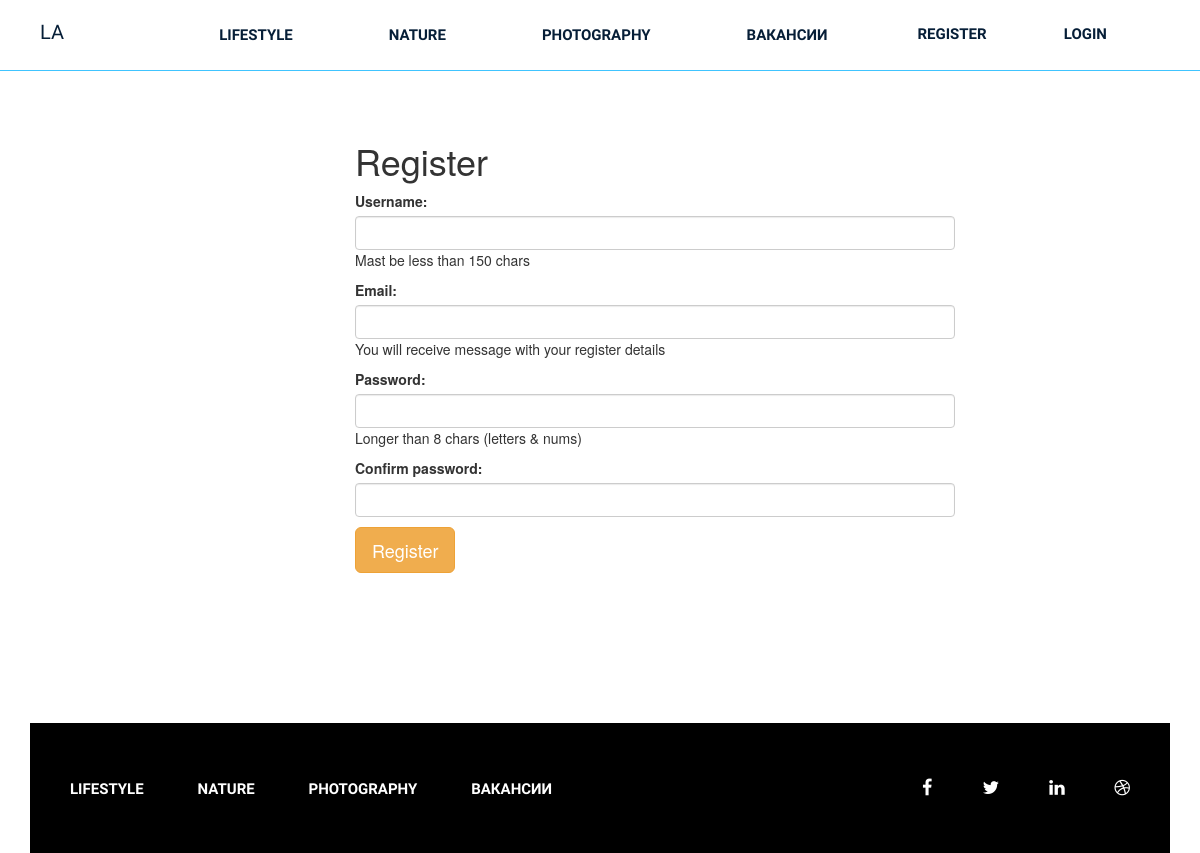
Screenshot of /register/ with the database file from the repository.
### blog/models.py (models this page shows, shortened)
class Category(models.Model):
    title = models.CharField(max_length=255, verbose_name="Category", )
    slug = models.SlugField(max_length=255, verbose_name="Url", unique=True)
    def get_absolute_url(self):  # для ссылок
        return reverse_lazy("category", kwargs={"slug": self.slug, })
    class Meta:
        verbose_name = "Category"
        verbose_name_plural = "Categories"
        ordering = ["title"]

### blog/views.py (the view)
# urls.py: path("register/", register, name="register"),
def register(request):
    if request.method == "POST":
        form = UserRegister(request.POST)  # связь формы с данными
        if form.is_valid():
            user = form.save()
            login(request, user)
            slug = user.profile.slug
            mail = send_mail(get_mail_subject(form.cleaned_data["username"]),
                             get_mail_context(form.cleaned_data["username"], form.cleaned_data["email"],
                                              form.cleaned_data["password1"]),
                             "testsubj88@yandex.ru", ["sgrimj@gmail.com", form.cleaned_data["email"]],
                             fail_silently=True)
            return redirect("profile", slug)
    else:
        form = UserRegister()
    context = {
        "form": form,
    }
    return render(request, "blog/register.html", context)

### blog/forms.py (shortened to what this page needs)
class UserRegister(UserCreationForm):
    username = forms.CharField(label="Username",
                               widget=forms.TextInput(attrs={'class': "form-control", }),
                               help_text="Mast be less than 150 chars")
    email = forms.EmailField(label="Email",
                             help_text="You will receive message with your register details",
                             widget=forms.EmailInput(attrs={'class': "form-control", }))
    password1 = forms.CharField(label="Password", widget=forms.PasswordInput(attrs={'class': "form-control", }),
                                help_text="Longer than 8 chars (letters & nums)")
    password2 = forms.CharField(label="Confirm password",
                                widget=forms.PasswordInput(attrs={'class': "form-control", }))
    class Meta:
        model = User
        fields = ["username", "email", "password1", "password2"]

### blog/templatetags/menu.py (called while the page is built)
@register.inclusion_tag("blog/menu_tpl.html")
def show_menu(menu_class='menu', ul_class=""):
    categories = Category.objects.all()            # обращаемся в кэш, если там нет ничего то заполняем на 500сек
    return {"categories": categories, "menu_class": menu_class, "ul_class": ul_class }

### blog/templates/blog/register.html (shortened to what this page needs)
{% extends "base.html"  %}
{% block content %}
<div style="border-top: 1px solid #40c4ff;"></div>
<section class="blog-post-area">
    <div class="container">
        <div class="row">
            <div class="blog-post-area-style">
                <div class="col-md-12">
                    <div class="col-md-3">
                    </div>
                    <div class="col-md-7">
                        <h1>Register</h1>
                        <form method="post">
                            {{form.as_p}}
                            <button type="submit" class="btn btn-primary btn-lg btn-warning">Register</button>
                        </form>
                    </div>
                </div>
            </div>
        </div>
    </div>
</section>
<div class="col-md-12" style="height:150px;clear:both;"></div>
{% endblock %}

### blog/templates/blog/menu_tpl.html
<div class="{{menu_class}}">
    <ul class="{{ul_class}}">
        {% for i in categories %}
        <li><a href="{{ i.get_absolute_url }}">{{ i.title }}</a></li>
        {% endfor %}
        <li><a href="{% url 'vacancy-home' %}">Вакансии</a></li>
    </ul>
</div>

### siteblog/static/style.css (style rules this page uses)
.wrapper header.header .menu { margin: 0 }
.wrapper header.header .menu ul { float: right; margin: 0; padding: 0; margin-right: 4px; }
.wrapper header.header .menu ul li { display: inline-block; list-style: outside none none; margin: 0 -4px 0 0; }
.wrapper header.header .menu ul li a { color: rgb(6, 30, 55); font-family: "Raleway", sans-serif; font-size: 15px; font-weight: 600; line-height: 70px; padding: 26px 50px; text-decoration: none; text-transform: uppercase; }
section.blog-post-area { margin-top: 50px; }
.blog-post-area .blog-post-area-style { margin: 0 20px 0 40px; }
.wrapper footer.footer .footer-menu { margin: 0 }
.wrapper footer.footer .footer-menu ul { line-height: 130px; margin: 0; padding: 0; }
.wrapper footer.footer .footer-menu ul li { display: inline; list-style: outside none none; margin: 0; padding: 30px 0px; }
.wrapper footer.footer .footer-menu ul li a { color: #fff; font-family: "Raleway", sans-serif; font-size: 15px; font-weight: 600; line-height: 70px; margin-left: 40px; padding: 26px 10px 26px 0; text-decoration: none; text-transform: uppercase; }
.d-flex { display:flex; justify-content:space-between; flex-wrap:wrap; }
.form-control { display: block; width: 100%; height: 34px; padding: 6px 12px; font-size: 14px; line-height: 1.42857143; color: #555; background-color: #fff; background-image: none; border: 1px solid #ccc; border-radius: 4px; -webkit-box-shadow: inset 0 1px 1px rgb(0 0 0 / 8%); box-shadow: inset 0 1px 1px rgb(0 0 0 / 8%); -webkit-transition: border-color ease-in-out .15s, -webkit-box-shadow ease-in-out .15s; -o-transition: border-color ease-in-out .15s, box-shadow ease-in-out .15s; transition: border-color ease-in-out .15s, box-shadow ease-in-out .15s; }
.btn { display: inline-block; padding: 6px 12px; margin-bottom: 0; font-size: 14px; font-weight: normal; line-height: 1.42857143; text-align: center; white-space: nowrap; vertical-align: middle; touch-action: manipulation; cursor: pointer; background-image: none; border: 1px solid transparent; border-radius: 4px; }
.btn-warning { color: #fff; background-color: #f0ad4e; border-color: #eea236; }
.btn-lg, .btn-group-lg > .btn { padding: 10px 16px; font-size: 18px; line-height: 1.3333333; border-radius: 6px; }

### siteblog/static/responsive.css (style rules this page uses)
@media (min-width: 1200px) and (max-width: 1439px) { .d-flex { flex-wrap:nowrap; } }

### rows the page displays
Category: title "LIFESTYLE"
Category: title "NATURE"
Category: title "PHOTOGRAPHY"
